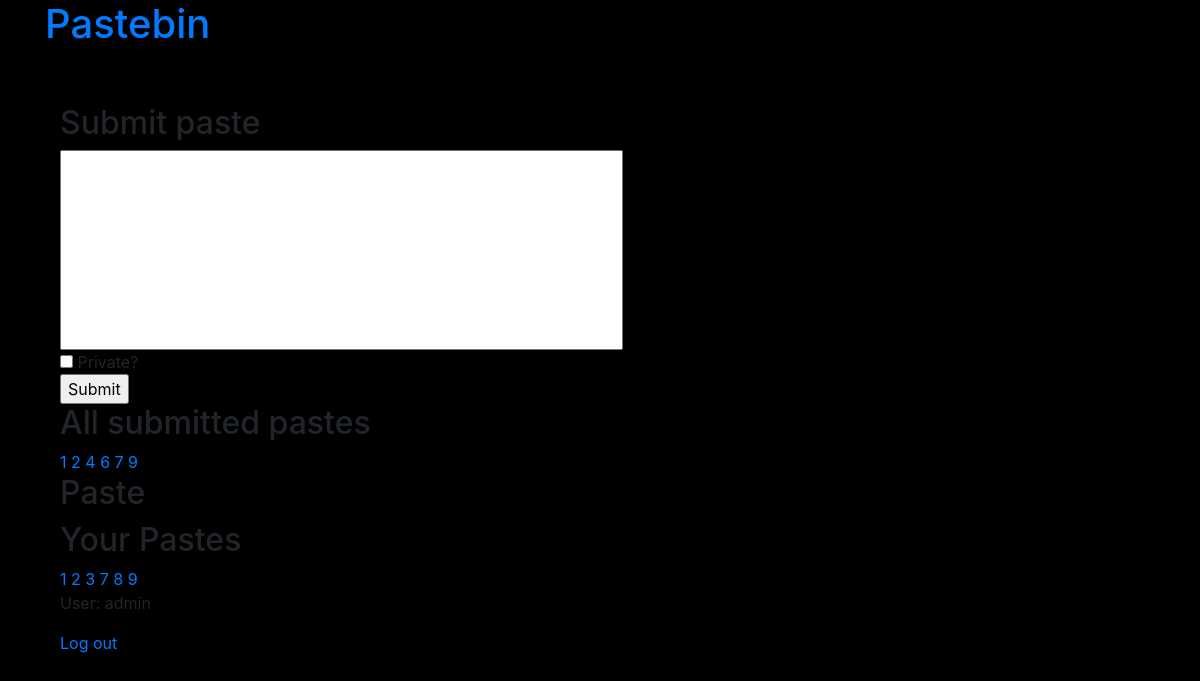
Page / (signed in) on the earlier database version.
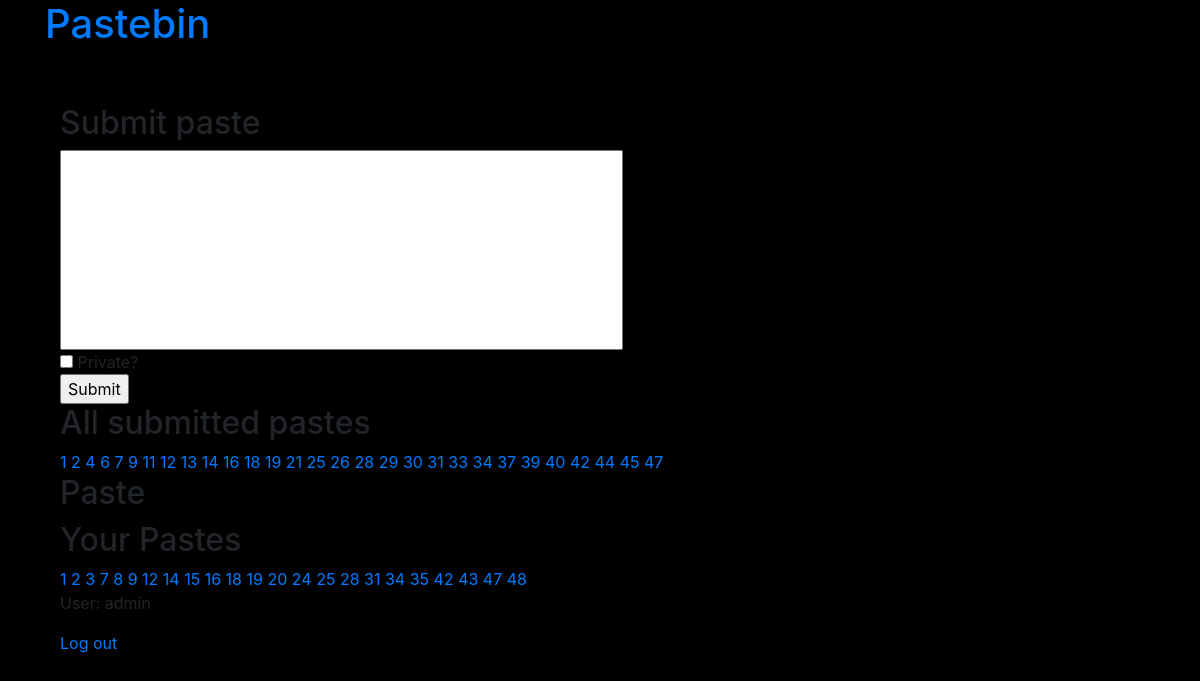
Same page on the later database version.
### tables this page shows
CREATE TABLE pastes (
    id INTEGER PRIMARY KEY, 
    body TEXT NOT NULL,
    private_paste BOOLEAN,
    user TEXT,
    FOREIGN KEY(user) REFERENCES users(user)
);

### routes.py (the view)
def index():
    user = get_user_in_session()
    if is_logged_in():
        return render_template('logged_in.html', pastes=get_all(), user=user, user_pastes=get_user_pastes(user))
    return render_template('index.html', pastes=get_all())

### data.py (called while the page is built)
def get_db():
    db = getattr(g, '_database', None)
    if db is None:
        db = g._database = sqlite3.connect(DATABASE, isolation_level=None)
    db.row_factory = sqlite3.Row
    return db

def read_db(query, params=None):
    if params is not None:
        cur = get_db().execute(query, params)
    else:
        cur = get_db().execute(query)
    rv = cur.fetchall()
    cur.close()
    return rv

def get_all():
    return read_db("SELECT * FROM pastes WHERE private_paste = 'False';")

def get_user_pastes(username):
    query = "SELECT * FROM pastes WHERE user=?;"
    return read_db(query, [username])

### main.py (called while the page is built)
@app.teardown_appcontext
def close_connection(exception):
    db = getattr(g, '_database', None)
    if db is not None:
        db.close()

### routes.py (called while the page is built)
def get_user_in_session():
    if 'user' in session:
        user = session['user']
    else:
        user = None
    return user

def is_logged_in():
    if 'user' in session:
        return True
    else:
        return False

### templates/logged_in.html (shortened to what this page needs)
<!doctype html>
<html lang="en">
    <head>
        <link rel="stylesheet" href="https://stackpath.bootstrapcdn.com/bootstrap/4.4.1/css/bootstrap.min.css">
        <link rel="stylesheet" type="text/css" href="custom.css">
    </head>
    <body>
        <div class="container" id="main">
        <h1><a href="{{ url_for('index') }}">Pastebin</a></h1>
        <div class="container" id="content" style="margin-top: 5%;">
        <h2>Submit paste</h2>
        <form action="/form">
            <input type="text" name="text" size="50" style="height: 200px;">
            <br>
            <input type="checkbox" placeholder="Private?" name="private"><span> Private?</span>
            <br>
            <input type="submit">
        </form>
        <h2>All submitted pastes</h2>
        {% for entry in pastes %}
        <a href="{{ url_for('paste') }}?paste={{ entry[0] }}">{{ entry[0] }}</a>
        {% endfor %}
        <h2>Paste</h2>
        <h2>Your Pastes</h2>
        {% for entry in user_pastes %}
        <a href="{{ url_for('paste') }}?paste={{ entry[0] }}">{{ entry[0] }}</a>
        {% endfor %}
        <p>User: {{ user }}</p>
        <p><a href="{{ url_for('logout') }}">Log out</a></p>
        </div>
        </div>
    </body>
</html>

Differences in the rows shown:
added pastes: id "11", shown under "Submit paste"
added pastes: id "12"
added pastes: id "13", shown under "Submit paste"
added pastes: id "14"
added pastes: id "16"
added pastes: id "18"
added pastes: id "19"
added pastes: id "21", shown under "Submit paste"
added pastes: id "25"
added pastes: id "26", shown under "Submit paste"
added pastes: id "28"
added pastes: id "29", shown under "Submit paste"
added pastes: id "30", shown under "Submit paste"
added pastes: id "31"
added pastes: id "33", shown under "Submit paste"
added pastes: id "34"
added pastes: id "37", shown under "Submit paste"
added pastes: id "39", shown under "Submit paste"
added pastes: id "40", shown under "Submit paste"
added pastes: id "42"
added pastes: id "44", shown under "Submit paste"
added pastes: id "45", shown under "Submit paste"
added pastes: id "47"
added pastes: id "15", shown under "Your Pastes"
added pastes: id "20", shown under "Your Pastes"
added pastes: id "24", shown under "Your Pastes"
added pastes: id "35", shown under "Your Pastes"
added pastes: id "43", shown under "Your Pastes"
added pastes: id "48", shown under "Your Pastes"
